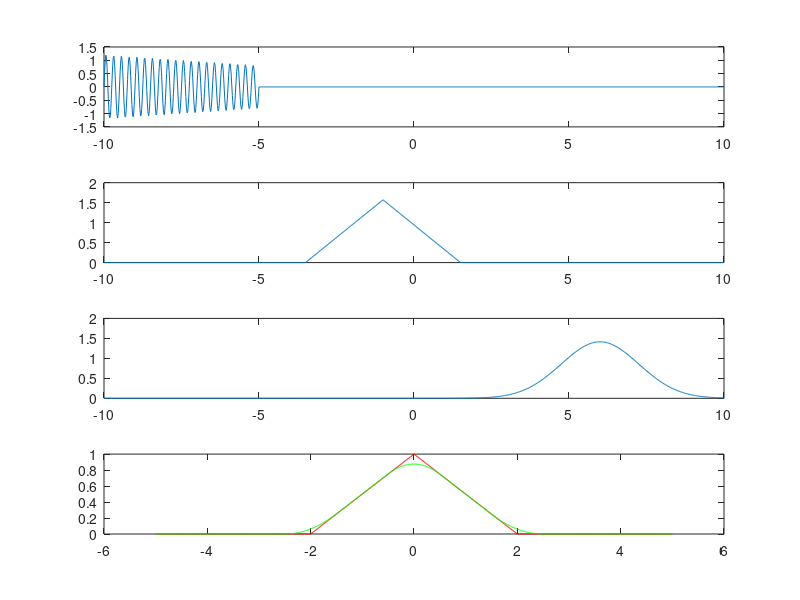

Write MATLAB code to recreate this figure.
%% sygnały
close all; clear; clc;

% x1: harm. o malejącej amplitudzie (1.2 -> 0.8), f=4Hz, t=<-10,-5>
% x2: trójkątny, tw=-1, amp=pi/2, szer=5
% x3: Gaussa, sr=6, odch=0.8, amp=sqrt(2), t>2

Fs = 50;
t = -10:(1/Fs):10;
x1 = (1.2-0.4*(t+10)/5).*sin(2*pi*4*t).*(t<=-5);
x2 = (pi/2)*(1-abs(t+1)/2.5).*(abs(t+1)<2.5);
x3 = sqrt(2)*exp(-(t-6).^2/2*0.8*0.8);
x=x1+x2+x3;
subplot(4,1,1), plot(t,x1);
subplot(4,1,2), plot(t,x2);
subplot(4,1,3), plot(t,x3);
subplot(4,1,4), plot(t,x);

%% splot / convulsion
close all; clear; clc;
x = [2, -1, 0, 3];  % Nx =4
y = [-2, -1, 1];    % Ny =3
conv(x,y,'full');   % N* = Nx+Ny-1
conv(x,y,'same');    % N* = Nx

a = [3+1i, -2, 1i, 2];
b = [-1, 2i, 3-1i];
conv(a,b)

%%
close all; clear; clc;
Fs = 100;
t = -5:(1/Fs):5;
x = 2*(abs(t)<1);
sp = conv(x,x,'same')/Fs;
plot(t,x,'r',t,sp,'g');
% A^2(2x-|t|) = 4*2 = 8 

% 2 przypadki gdy nie dzielimy przez Fs:
%% 1) suma(y)=1 lub suma(y)=0

Fs = 100;
t = -5:(1/Fs):5;
x = 1*(1-abs(t)/2).*(abs(t)<=2);
S = 1;
y = ones(1,round(S*Fs));
y = y/sum(y(:));
sp = conv(x,y,'same');
plot(t,x,'r',t,sp,'g');











